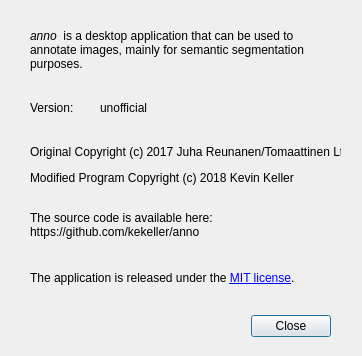
<?xml version="1.0" encoding="UTF-8"?>
<ui version="4.0">
 <class>aboutDialog</class>
 <widget class="QDialog" name="aboutDialog">
  <property name="geometry">
   <rect>
    <x>0</x>
    <y>0</y>
    <width>362</width>
    <height>356</height>
   </rect>
  </property>
  <property name="windowTitle">
   <string>About anno</string>
  </property>
  <property name="modal">
   <bool>true</bool>
  </property>
  <widget class="QDialogButtonBox" name="buttonBox">
   <property name="geometry">
    <rect>
     <x>160</x>
     <y>310</y>
     <width>171</width>
     <height>32</height>
    </rect>
   </property>
   <property name="orientation">
    <enum>Qt::Horizontal</enum>
   </property>
   <property name="standardButtons">
    <set>QDialogButtonBox::Close</set>
   </property>
  </widget>
  <widget class="QLabel" name="introduction">
   <property name="geometry">
    <rect>
     <x>30</x>
     <y>20</y>
     <width>311</width>
     <height>61</height>
    </rect>
   </property>
   <property name="text">
    <string>&lt;html&gt;&lt;head/&gt;&lt;body&gt;&lt;p&gt;&lt;span style=&quot; font-style:italic;&quot;&gt;anno&lt;/span&gt; &amp;nbsp;is a desktop application that can be used to annotate images, mainly for semantic segmentation purposes.&lt;/p&gt;&lt;/body&gt;&lt;/html&gt;</string>
   </property>
   <property name="textFormat">
    <enum>Qt::AutoText</enum>
   </property>
   <property name="wordWrap">
    <bool>true</bool>
   </property>
  </widget>
  <widget class="QLabel" name="license">
   <property name="geometry">
    <rect>
     <x>30</x>
     <y>270</y>
     <width>311</width>
     <height>16</height>
    </rect>
   </property>
   <property name="text">
    <string>The application is released under the &lt;a href=&quot;https://github.com/reunanen/anno/blob/master/LICENSE&quot;&gt;MIT license&lt;/a&gt;.</string>
   </property>
   <property name="openExternalLinks">
    <bool>true</bool>
   </property>
  </widget>
  <widget class="QLabel" name="sourceCodeLocation">
   <property name="geometry">
    <rect>
     <x>30</x>
     <y>200</y>
     <width>311</width>
     <height>51</height>
    </rect>
   </property>
   <property name="text">
    <string>&lt;html&gt;&lt;head/&gt;&lt;body&gt;&lt;p&gt;The source code is available here:&lt;br/&gt;https://github.com/kekeller/anno&lt;/p&gt;&lt;/body&gt;&lt;/html&gt;</string>
   </property>
   <property name="openExternalLinks">
    <bool>true</bool>
   </property>
  </widget>
  <widget class="QLabel" name="version">
   <property name="geometry">
    <rect>
     <x>30</x>
     <y>100</y>
     <width>61</width>
     <height>16</height>
    </rect>
   </property>
   <property name="text">
    <string>Version:</string>
   </property>
  </widget>
  <widget class="QLabel" name="versionNumber">
   <property name="geometry">
    <rect>
     <x>100</x>
     <y>100</y>
     <width>81</width>
     <height>16</height>
    </rect>
   </property>
   <property name="text">
    <string>unofficial</string>
   </property>
  </widget>
  <widget class="QLabel" name="sourceCodeLocation_2">
   <property name="geometry">
    <rect>
     <x>30</x>
     <y>140</y>
     <width>311</width>
     <height>51</height>
    </rect>
   </property>
   <property name="text">
    <string>&lt;html&gt;&lt;head/&gt;&lt;body&gt;&lt;p&gt;Original Copyright (c) 2017 Juha Reunanen/Tomaattinen Ltd&lt;/p&gt;&lt;p&gt;Modified Program Copyright (c) 2018 Kevin Keller &lt;/p&gt;&lt;/body&gt;&lt;/html&gt;</string>
   </property>
   <property name="openExternalLinks">
    <bool>true</bool>
   </property>
  </widget>
 </widget>
 <resources/>
 <connections>
  <connection>
   <sender>buttonBox</sender>
   <signal>accepted()</signal>
   <receiver>aboutDialog</receiver>
   <slot>accept()</slot>
   <hints>
    <hint type="sourcelabel">
     <x>248</x>
     <y>254</y>
    </hint>
    <hint type="destinationlabel">
     <x>157</x>
     <y>274</y>
    </hint>
   </hints>
  </connection>
  <connection>
   <sender>buttonBox</sender>
   <signal>rejected()</signal>
   <receiver>aboutDialog</receiver>
   <slot>reject()</slot>
   <hints>
    <hint type="sourcelabel">
     <x>316</x>
     <y>260</y>
    </hint>
    <hint type="destinationlabel">
     <x>286</x>
     <y>274</y>
    </hint>
   </hints>
  </connection>
 </connections>
</ui>
